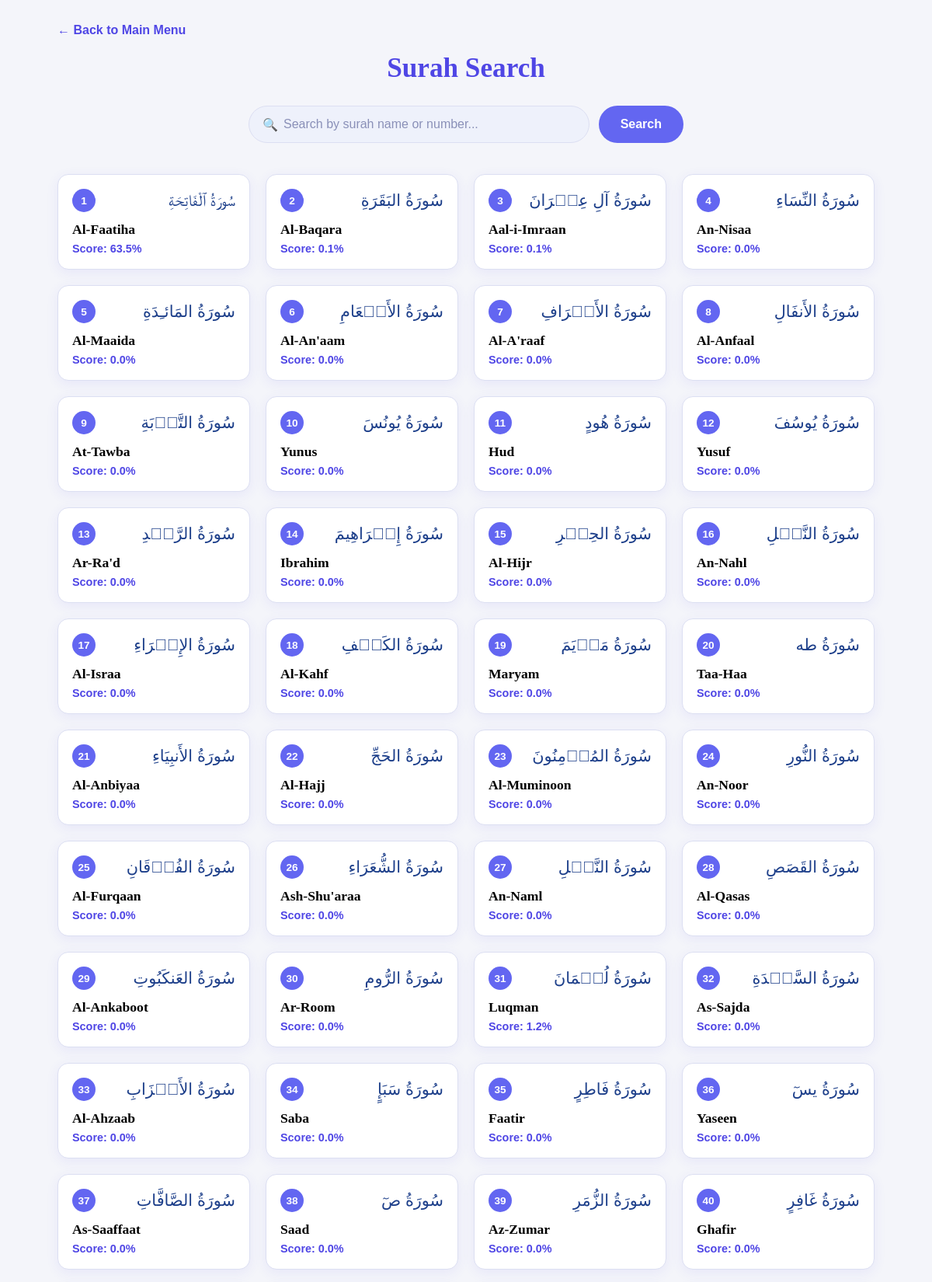
/surahs (upper part), run on the app's committed database.
### database/models.py (models this page shows)
class Surah(db.Model):
    id = db.Column(db.Integer, primary_key=True)
    surah_name = db.Column(db.String(100), nullable=False)
    arabic_name = db.Column(db.String(100), nullable=False)
    total_ayahs = db.Column(db.Integer, nullable=False)
    ayahs = db.relationship('Ayah', backref='surah', lazy=True, cascade='all, delete-orphan')

### app.py (the view)
@app.route('/surahs')
def surah_selection():
    search_term = request.args.get('q', default=None, type=str)
    if search_term:
        conditions = [Surah.surah_name.ilike(f'%{search_term}%')]
        try:
            search_number = int(search_term)
            conditions.append(Surah.id == search_number)
        except ValueError:
            pass  # not a number - skip the number match, name match still applies
        surahs = Surah.query.filter(or_(*conditions)).order_by(Surah.id).all()
    else:
        surahs = Surah.query.order_by(Surah.id).all()
    surah_scores = {
        surah.id: calculate_surah_score(surah.id)
        for surah in surahs
    }
    return render_template(
        'surah_selection.html',
        surahs=surahs,
        search_term=search_term,
        surah_scores=surah_scores
    )

### database/models.py (called while the page is built)
def get_all_ayah_progress(surah_id):
    rows = AyahProgress.query.filter_by(
        surah_id=surah_id
    ).order_by(
        AyahProgress.ayah_number
    ).all()
    result = []
    for row in rows:
        score = round(row.score, 1)
        result.append({
            'ayah_number': row.ayah_number,
            'score': score,
            'status': get_score_rating(score),
            'timestamp': row.timestamp
        })
    return result

def calculate_surah_score(surah_id):
    surah = Surah.query.get(surah_id)
    if surah is None or surah.total_ayahs == 0:
        return 0
    attempted = get_all_ayah_progress(surah_id)
    total_score = sum(
        entry['score']
        for entry in attempted
    )
    return round(
        total_score / surah.total_ayahs,
        1
    )

### scoring.py (called while the page is built)
def get_score_rating(score):
    if score >= GOOD_THRESHOLD:
        return 'Good'
    elif score >= SATISFACTORY_THRESHOLD:
        return 'Satisfactory'
    else:
        return 'Weak'

### templates/surah_selection.html (shortened to what this page needs)
<!DOCTYPE html>
<html lang="en">
<head>
</head>
<body>
    <div class="container">
        <a class="back-link" href="/">&larr; Back to Main Menu</a>
        <h1>Surah Search</h1>
        <form class="search-form" action="/surahs" method="get">
            <div class="search-input-wrap">
                <span class="search-icon">&#128269;</span>
                <input type="text" id="searchInput" name="q" value="{{ search_term or '' }}" placeholder="Search by surah name or number...">
            </div>
            <button class="search-btn" type="submit">Search</button>
        </form>
        {% if surahs %}
        <div class="surah-grid">
            {% for surah in surahs %}
            <a class="surah-card" href="/recitation/{{ surah.id }}">
                <div class="top-row">
                    <div class="surah-number">{{ surah.id }}</div>
                    <div class="arabic-name">{{ surah.arabic_name }}</div>
                </div>
                <div class="english-name">{{ surah.surah_name }}</div>
                <div class="score-line">Score: {{ '%.1f'|format(surah_scores.get(surah.id, 0)) }}%</div>
            </a>
            {% endfor %}
        </div>
        {% else %}
        <p class="no-results">Invalid input. Please enter a Surah name or number</p>
        {% endif %}
    </div>
</body>
</html>

### templates/surah_selection.html (style rules this page uses)
:root { --indigo: #6366f1; --indigo-dark: #4f46e5; --blue-dark: #1d3f8a; --lavender-bg: #eef1fb; --lavender-border: #dcdff2; --grey-text: #6b7280; --page-bg: #f4f5fa; }
* { box-sizing: border-box; }
body { margin: 0; min-height: 100vh; background: var(--page-bg); font-family: Arial, Helvetica, sans-serif; }
.container { max-width: 1100px; margin: 0 auto; padding: 30px 24px 60px; }
.back-link { display: inline-block; margin-bottom: 20px; color: var(--indigo-dark); font-weight: 600; text-decoration: none; }
h1 { font-family: Georgia, 'Times New Roman', serif; color: var(--indigo-dark); font-size: 2.2rem; text-align: center; margin: 0 0 28px; }
.search-form { display: flex; gap: 12px; max-width: 560px; margin: 0 auto 40px; }
.search-input-wrap { position: relative; flex: 1; }
.search-icon { position: absolute; left: 18px; top: 50%; transform: translateY(-50%); color: var(--grey-text); font-size: 1rem; pointer-events: none; }
#searchInput { width: 100%; padding: 14px 20px 14px 44px; font-size: 1rem; font-family: inherit; border: 1.5px solid var(--lavender-border); background: var(--lavender-bg); border-radius: 999px; }
#searchInput::placeholder { color: #8a90b8; }
.search-btn { padding: 14px 28px; border: none; border-radius: 999px; background: var(--indigo); color: #ffffff; font-weight: bold; font-size: 1rem; cursor: pointer; transition: background 0.15s ease; }
.surah-grid { display: grid; grid-template-columns: repeat(auto-fill, minmax(230px, 1fr)); gap: 20px; }
.surah-card { display: block; background: #ffffff; border: 1px solid var(--lavender-border); border-radius: 14px; box-shadow: 0 4px 16px rgba(79, 70, 229, 0.08); padding: 18px; color: inherit; text-decoration: none; transition: transform 0.15s ease, box-shadow 0.15s ease; }
.surah-card .top-row { display: flex; justify-content: space-between; align-items: center; }
.surah-number { background: var(--indigo); color: #ffffff; width: 30px; height: 30px; border-radius: 50%; display: flex; align-items: center; justify-content: center; font-size: 0.85rem; font-weight: 700; flex-shrink: 0; }
.surah-card .arabic-name { font-size: 1.3rem; color: var(--blue-dark); }
.surah-card .english-name { font-family: Georgia, 'Times New Roman', serif; font-weight: 700; font-size: 1.1rem; margin-top: 12px; }
.surah-card .score-line { margin-top: 6px; color: var(--indigo-dark); font-weight: 600; font-size: 0.9rem; }

### data on the page
Surah: id "1", arabic_name "سُورَةُ ٱلْفَاتِحَةِ", surah_name "Al-Faatiha", id "63.5"
Surah: id "2", arabic_name "سُورَةُ البَقَرَةِ", surah_name "Al-Baqara", id "0.1"
Surah: id "3", arabic_name "سُورَةُ آلِ عِمۡرَانَ", surah_name "Aal-i-Imraan", id "0.1"
Surah: id "4", arabic_name "سُورَةُ النِّسَاءِ", surah_name "An-Nisaa", id "0.0"
Surah: id "5", arabic_name "سُورَةُ المَائـِدَةِ", surah_name "Al-Maaida", id "0.0"
Surah: id "6", arabic_name "سُورَةُ الأَنۡعَامِ", surah_name "Al-An'aam", id "0.0"
Surah: id "7", arabic_name "سُورَةُ الأَعۡرَافِ", surah_name "Al-A'raaf", id "0.0"
Surah: id "8", arabic_name "سُورَةُ الأَنفَالِ", surah_name "Al-Anfaal", id "0.0"
Surah: id "9", arabic_name "سُورَةُ التَّوۡبَةِ", surah_name "At-Tawba", id "0.0"
Surah: id "10", arabic_name "سُورَةُ يُونُسَ", surah_name "Yunus", id "0.0"
Surah: id "11", arabic_name "سُورَةُ هُودٍ", surah_name "Hud", id "0.0"
Surah: id "12", arabic_name "سُورَةُ يُوسُفَ", surah_name "Yusuf", id "0.0"
Surah: id "13", arabic_name "سُورَةُ الرَّعۡدِ", surah_name "Ar-Ra'd", id "0.0"
Surah: id "14", arabic_name "سُورَةُ إِبۡرَاهِيمَ", surah_name "Ibrahim", id "0.0"
Surah: id "15", arabic_name "سُورَةُ الحِجۡرِ", surah_name "Al-Hijr", id "0.0"
Surah: id "16", arabic_name "سُورَةُ النَّحۡلِ", surah_name "An-Nahl", id "0.0"
Surah: id "17", arabic_name "سُورَةُ الإِسۡرَاءِ", surah_name "Al-Israa", id "0.0"
Surah: id "18", arabic_name "سُورَةُ الكَهۡفِ", surah_name "Al-Kahf", id "0.0"
Surah: id "19", arabic_name "سُورَةُ مَرۡيَمَ", surah_name "Maryam", id "0.0"
Surah: id "20", arabic_name "سُورَةُ طه", surah_name "Taa-Haa", id "0.0"
Surah: id "21", arabic_name "سُورَةُ الأَنبِيَاءِ", surah_name "Al-Anbiyaa", id "0.0"
Surah: id "22", arabic_name "سُورَةُ الحَجِّ", surah_name "Al-Hajj", id "0.0"
Surah: id "23", arabic_name "سُورَةُ المُؤۡمِنُونَ", surah_name "Al-Muminoon", id "0.0"
Surah: id "24", arabic_name "سُورَةُ النُّورِ", surah_name "An-Noor", id "0.0"
Surah: id "25", arabic_name "سُورَةُ الفُرۡقَانِ", surah_name "Al-Furqaan", id "0.0"
Surah: id "26", arabic_name "سُورَةُ الشُّعَرَاءِ", surah_name "Ash-Shu'araa", id "0.0"
Surah: id "27", arabic_name "سُورَةُ النَّمۡلِ", surah_name "An-Naml", id "0.0"
Surah: id "28", arabic_name "سُورَةُ القَصَصِ", surah_name "Al-Qasas", id "0.0"
Surah: id "29", arabic_name "سُورَةُ العَنكَبُوتِ", surah_name "Al-Ankaboot", id "0.0"
Surah: id "30", arabic_name "سُورَةُ الرُّومِ", surah_name "Ar-Room", id "0.0"
Surah: id "31", arabic_name "سُورَةُ لُقۡمَانَ", surah_name "Luqman", id "1.2"
Surah: id "32", arabic_name "سُورَةُ السَّجۡدَةِ", surah_name "As-Sajda", id "0.0"
Surah: id "33", arabic_name "سُورَةُ الأَحۡزَابِ", surah_name "Al-Ahzaab", id "0.0"
Surah: id "34", arabic_name "سُورَةُ سَبَإٍ", surah_name "Saba", id "0.0"
Surah: id "35", arabic_name "سُورَةُ فَاطِرٍ", surah_name "Faatir", id "0.0"
Surah: id "36", arabic_name "سُورَةُ يسٓ", surah_name "Yaseen", id "0.0"
Surah: id "37", arabic_name "سُورَةُ الصَّافَّاتِ", surah_name "As-Saaffaat", id "0.0"
Surah: id "38", arabic_name "سُورَةُ صٓ", surah_name "Saad", id "0.0"
Surah: id "39", arabic_name "سُورَةُ الزُّمَرِ", surah_name "Az-Zumar", id "0.0"
Surah: id "40", arabic_name "سُورَةُ غَافِرٍ", surah_name "Ghafir", id "0.0"
